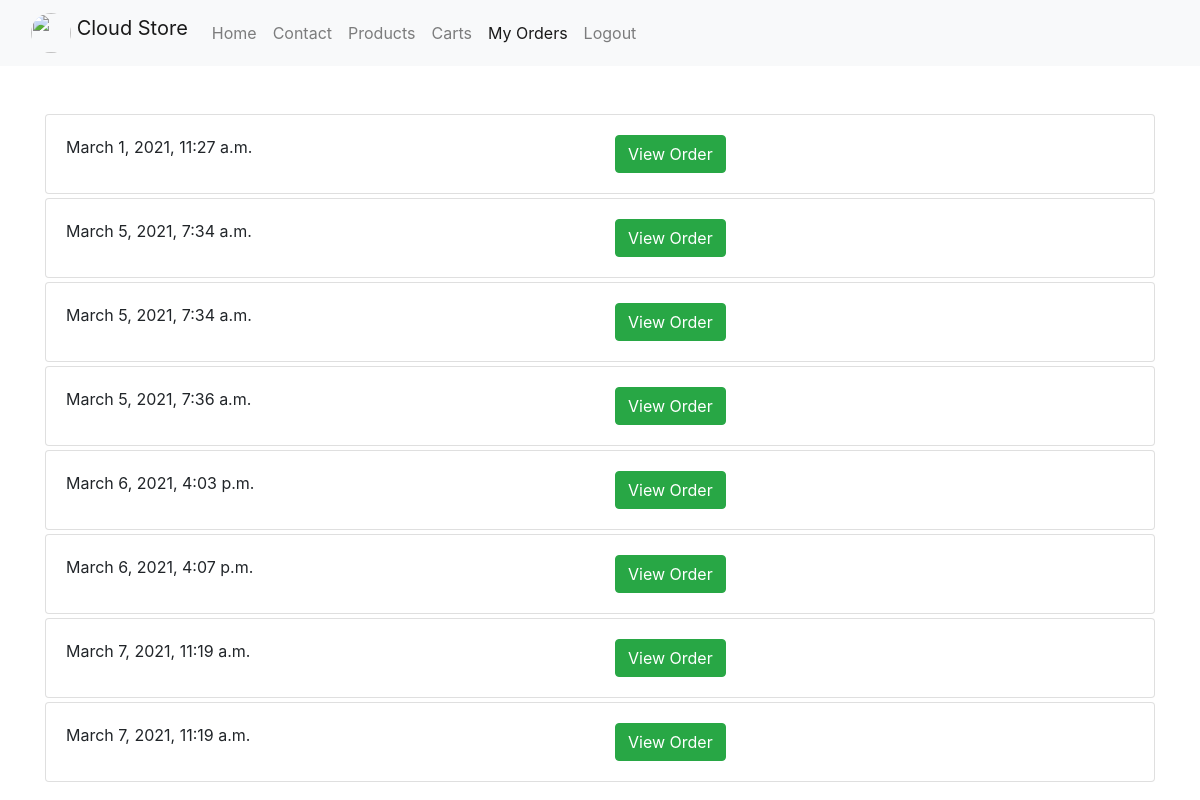
The app's page /order/ (signed in) with its own data.
### order/models.py (models this page shows, shortened)
class Order(models.Model):
    user = models.ForeignKey(User, null=True, blank=True,on_delete=models.CASCADE)
    status_of_order = models.CharField(max_length = 120, default = 'in_bag', choices = ORDER_STATUS)
    order_placed_date = models.DateTimeField(auto_now_add=True)
    order_shipping_date = models.DateTimeField(auto_now=False, auto_now_add=False, blank =True, null=True, default=None)

### order/views.py (the view)
# urls.py: path('',orderList, name="orderList"),
def orderList(request):
    context = {}
    if request.user.is_authenticated:
        context["page"] = "Order List"
        order_obj = Order.objects.filter(user = request.user)
        context["order_obj"] = order_obj
    else:
        context["page"] = "User Not logedin!!"
    return render(request, "orderList.html",context )

### order/templates/orderList.html (shortened to what this page needs)
{% extends "base.html" %}
{% block content %}
<div class="container  mt-5">
    {% for obj in order_obj %}
        <div class="card mt-1">
                <div class="card-body">
                    <div class="row">
                        <div class="col">{{ obj.order_placed_date }}</div>
                        <div class="col">
                            <form method="POST" action="{% url 'order:orderDetails' %}">{% csrf_token %}
                                <button type="submit" class="btn btn-success">View Order</button>
                            </form>
                        </div>
                    </div>
                </div>
        </div>
    {% endfor %}
</div>
{% endblock %}

### templates/base.html (shortened to what this page needs)
{% load static %}
<!doctype html>
<html lang="en">
  <head>
    {% include "base/css.html" %}
  </head>
  <body>
    {% include "base/navbar.html" with brand_name="Cloud Store" %}
    {% block content %}
    {% endblock %}
  </body>
</html>

### templates/base/css.html (shortened to what this page needs)
<link rel="stylesheet" href="https://stackpath.bootstrapcdn.com/bootstrap/4.4.1/css/bootstrap.min.css">

### templates/base/navbar.html (shortened to what this page needs)
{% url "index_home" as index_url %}
{% url "contact" as contact_url %}
{% url "products:productsList" as products_url %}
{% url "cart:cart" as cart_url %}
{% url "order:orderList" as orderList_url %}
{% url "accounts:logout" as logout_url %}
<nav class="navbar navbar-expand-lg navbar-light bg-light">
    <div class="container-fluid">
      <a class="navbar-brand" href="{{ index_url }}">
        <img src="https://encrypted-tbn0.gstatic.com/images?q=tbn:ANd9GcQ1AWHBZm69_9TbnmO68n6yrC0f_3AwVlUq5g&usqp=CAU" width="40" height="40" style="border-radius: 50%;" class="d-inline-block align-top" alt="">
        {% if brand_name %}{{ brand_name }} {% else %} eCommerce {% endif %}
      </a>
      <div class="collapse navbar-collapse" id="navbarSupportedContent">
        <ul class="navbar-nav mr-auto mb-2 mb-lg-0">
          <li class="nav-item">
            <a class="nav-link {% if request.path == index_url %}active{% endif %}" aria-current="page" href="{{ index_url }}">Home</a>
          </li>
          <li class="nav-item">
            <a class="nav-link {% if request.path == contact_url %}active{% endif %}" href="{{ contact_url }}">Contact</a>
          </li>
          <li class="nav-item">
            <a class="nav-link {% if request.path == products_url %}active{% endif %}" href="{{ products_url }}">Products</a>
          </li>
          <li class="nav-item">
            <a class="nav-link {% if request.path == cart_url %}active{% endif %}" href="{{ cart_url }}">Carts</a>
          </li>
          <li class="nav-item">
            <a class="nav-link {% if request.path == orderList_url %}active{% endif %}" href="{{ orderList_url }}">My Orders</a>
          </li>
          <li class="nav-item">
            <a class="nav-link {% if request.path == logout_url %}active{% endif %}" href="{{ logout_url }}">Logout</a>
          </li>
        </ul>
      </div>
    </div>
  </nav>

### records on screen
Order: order_placed_date "March 1, 2021, 11:27 a.m."
Order: order_placed_date "March 5, 2021, 7:34 a.m."
Order: order_placed_date "March 5, 2021, 7:34 a.m."
Order: order_placed_date "March 5, 2021, 7:36 a.m."
Order: order_placed_date "March 6, 2021, 4:03 p.m."
Order: order_placed_date "March 6, 2021, 4:07 p.m."
Order: order_placed_date "March 7, 2021, 11:19 a.m."
Order: order_placed_date "March 7, 2021, 11:19 a.m."

### other values on screen
{{ brand_name }} "Cloud Store"
